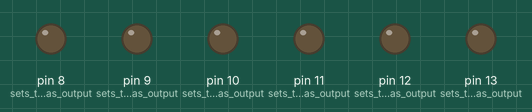
Simulated run of this sketch. Board: Arduino Uno, built with avr-gcc and run on an emulated ATmega328P. On the bench: output pins drawn as LEDs (lit = HIGH).

Above: at 0.05 s.
At 9.95 s:
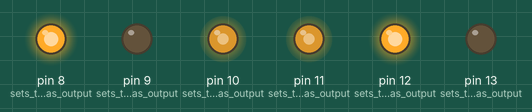
At 14.95 s:
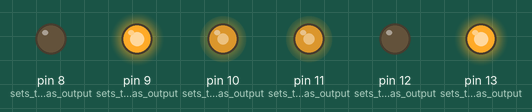
At 19.95 s:
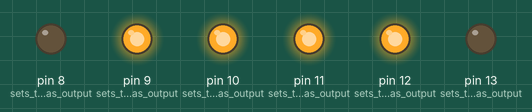
Timing chart, 0 to 26.0 s (numbered marks = the images above):
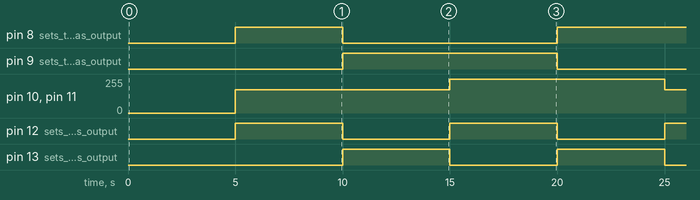

The sketch:

EjemploSimple.ino
```cpp
void setup()
{
  pinMode(11, OUTPUT);   // sets the pin as output
  pinMode(12, OUTPUT);   // sets the pin as output
  pinMode(13, OUTPUT);   // sets the pin as output
  pinMode(8, OUTPUT);   // sets the pin as output
  pinMode(9, OUTPUT);   // sets the pin as output
  pinMode(10, OUTPUT);   // sets the pin as output
}


void loop()
{
  delay(5000);
  girarDerecha();
  delay(5000);
  girarIzquierda();
  delay(5000);
  adelante();
  delay(5000);
  atras();


}

void adelante()
{
  digitalWrite(12,HIGH);
  digitalWrite(8,LOW);

  digitalWrite(13,LOW);
  digitalWrite(9,HIGH);

  analogWrite(11, 255);
  analogWrite(10, 255);
}


void atras()
{
  digitalWrite(12,LOW);
  digitalWrite(8,HIGH);

  digitalWrite(13,HIGH);
  digitalWrite(9,LOW);

  analogWrite(11, 255);
  analogWrite(10, 255);
}

void girarIzquierda()
{
    digitalWrite(12,LOW);
  digitalWrite(8,LOW);

  digitalWrite(13,HIGH);
  digitalWrite(9,HIGH);

  analogWrite(11, 175);
  analogWrite(10, 175);
}

void girarDerecha()
{
   digitalWrite(12,HIGH);
  digitalWrite(8,HIGH);

  digitalWrite(13,LOW);
  digitalWrite(9,LOW);

  analogWrite(11, 175);
  analogWrite(10, 175);
}
```

Measured:
- by itself, pin 8 (sets_the_pin_as_output): repeats every 20.0 s: LOW 10.0 s, HIGH 10.0 s
- by itself, pin 9 (sets_the_pin_as_output): alternates HIGH for 10.0 s and LOW for 10.0 s
- by itself, pin 10 (sets_the_pin_as_output), pin 11 (sets_the_pin_as_output): alternates 255/255 for 10.0 s and 175/255 for 10.0 s
- by itself, pin 12 (sets_the_pin_as_output), pin 13 (sets_the_pin_as_output): alternates HIGH for 5.0 s and LOW for 5.0 s
